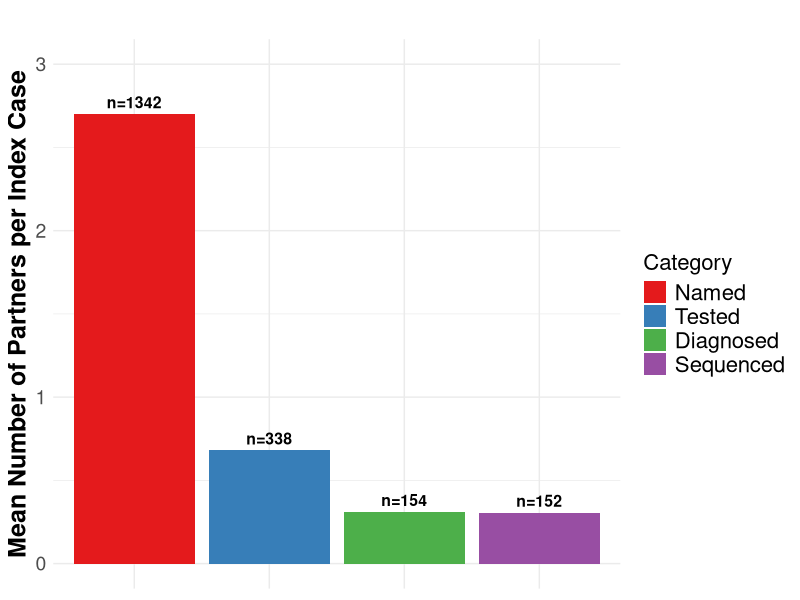

Reproduce this figure in R.
rm(list=ls())

# Loading necessary libraries
library(tidyr)
library(ggplot2)
library(RColorBrewer)

# Structuring the data with the average values
overall_data <- data.frame(
  Category = c("Named_Mean", "Tested_Mean", "Diagnosed_Mean", "Sequenced_Mean"),
  Value = c(2.7, 338/497, 154/497, 152/497)
)

# Setting the order of the factor levels for Category
overall_data$Category <- factor(overall_data$Category, 
                                levels = c("Named_Mean", "Tested_Mean", "Diagnosed_Mean", "Sequenced_Mean"))

# Plot for overall data

# Create the labels
labels_n = c("n=1342", "n=338", "n=154", "n=152")

# Plot for overall data
p_overall <- ggplot(overall_data, aes(x = Category, y = Value, fill = Category)) +
  geom_bar(stat = "identity", position = "dodge") +
  # Add this line to annotate bars with their value
  #geom_text(aes(label=sprintf("%.2f", Value)), vjust=-0.5, size=4, fontface="bold") + # vjust controls the vertical position of the label (negative values move the label upwards)
  geom_text(aes(label=labels_n), vjust=-0.5, size=4, fontface="bold") +
  labs(title = "",
       y = "Mean Number of Partners per Index Case",
       x = "") +
  scale_fill_brewer(palette="Set1", 
                    breaks=c("Named_Mean", "Tested_Mean", "Diagnosed_Mean", "Sequenced_Mean"),
                    labels=c("Named", "Tested", "Diagnosed", "Sequenced"),
                    name="Category") +
  scale_y_continuous(limits = c(0, 3)) + # Replace 0 and 1 with the range of the race/ethnicity/behavior plot
  theme_minimal() +
  theme(
    plot.title = element_text(size = 18, face = "bold"),
    axis.title.x = element_blank(),
    axis.title.y = element_text(size = 18, face = "bold", color = "black"),
    axis.text.x = element_blank(),   # This will remove the x-axis labels
    axis.text.y = element_text(size = 14),
    legend.text = element_text(size = 16),
    legend.title = element_text(size = 16)
  )

print(p_overall)
